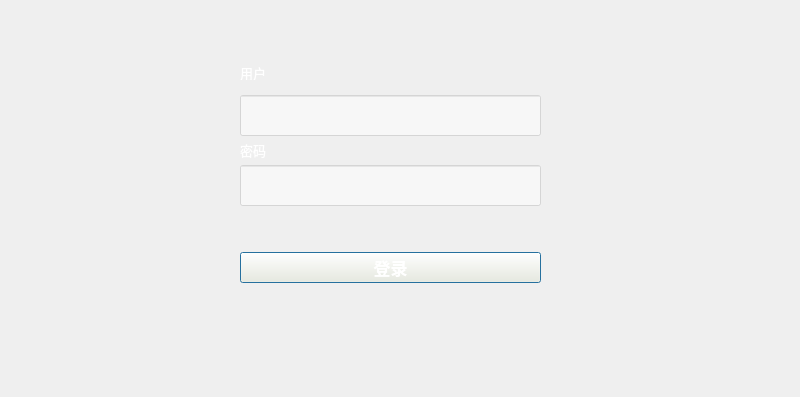
<?xml version="1.0" encoding="UTF-8"?>
<ui version="4.0">
 <class>Dialog</class>
 <widget class="QDialog" name="Dialog">
  <property name="geometry">
   <rect>
    <x>0</x>
    <y>0</y>
    <width>800</width>
    <height>397</height>
   </rect>
  </property>
  <property name="windowTitle">
   <string>Dialog</string>
  </property>
  <property name="styleSheet">
   <string notr="true">QWidget {
border-image:url(C:/Users/CZQ/Desktop/czq_dev/All/churuku_query/new/1-2.jpg);
}

#下面的防止背景干扰其他控件
QTextBrowser {
border-image:url();
}
QLineEdit {
border-image:url();
}
QComboBox {
border-image:url();
}
QLabel {
border-image:url();
}
QPushButton {
border-image:url();
}</string>
  </property>
  <widget class="QPushButton" name="pushButton">
   <property name="geometry">
    <rect>
     <x>240</x>
     <y>252</y>
     <width>301</width>
     <height>31</height>
    </rect>
   </property>
   <property name="font">
    <font>
     <family>微软雅黑</family>
     <pointsize>13</pointsize>
     <weight>75</weight>
     <italic>false</italic>
     <bold>true</bold>
    </font>
   </property>
   <property name="styleSheet">
    <string notr="true">background-color:rgba(255, 245, 221,160);
color:#ffffff;
</string>
   </property>
   <property name="text">
    <string>登录</string>
   </property>
  </widget>
  <widget class="QLineEdit" name="lineEdit_2">
   <property name="geometry">
    <rect>
     <x>240</x>
     <y>165</y>
     <width>301</width>
     <height>41</height>
    </rect>
   </property>
   <property name="styleSheet">
    <string notr="true">QLineEdit{
background-color:rgba(255,255,255,120);
color:#000000;

}</string>
   </property>
   <property name="text">
    <string/>
   </property>
  </widget>
  <widget class="QLineEdit" name="lineEdit_3">
   <property name="geometry">
    <rect>
     <x>240</x>
     <y>95</y>
     <width>301</width>
     <height>41</height>
    </rect>
   </property>
   <property name="styleSheet">
    <string notr="true">QLineEdit{
background-color:rgba(255,255,255,120);
color:#000000;

}</string>
   </property>
   <property name="text">
    <string/>
   </property>
  </widget>
  <widget class="QLabel" name="label">
   <property name="geometry">
    <rect>
     <x>240</x>
     <y>65</y>
     <width>72</width>
     <height>15</height>
    </rect>
   </property>
   <property name="palette">
    <palette>
     <active>
      <colorrole role="WindowText">
       <brush brushstyle="SolidPattern">
        <color alpha="255">
         <red>255</red>
         <green>255</green>
         <blue>255</blue>
        </color>
       </brush>
      </colorrole>
      <colorrole role="Text">
       <brush brushstyle="SolidPattern">
        <color alpha="255">
         <red>255</red>
         <green>255</green>
         <blue>255</blue>
        </color>
       </brush>
      </colorrole>
      <colorrole role="ButtonText">
       <brush brushstyle="SolidPattern">
        <color alpha="255">
         <red>255</red>
         <green>255</green>
         <blue>255</blue>
        </color>
       </brush>
      </colorrole>
      <colorrole role="PlaceholderText">
       <brush brushstyle="NoBrush">
        <color alpha="128">
         <red>255</red>
         <green>255</green>
         <blue>255</blue>
        </color>
       </brush>
      </colorrole>
     </active>
     <inactive>
      <colorrole role="WindowText">
       <brush brushstyle="SolidPattern">
        <color alpha="255">
         <red>255</red>
         <green>255</green>
         <blue>255</blue>
        </color>
       </brush>
      </colorrole>
      <colorrole role="Text">
       <brush brushstyle="SolidPattern">
        <color alpha="255">
         <red>255</red>
         <green>255</green>
         <blue>255</blue>
        </color>
       </brush>
      </colorrole>
      <colorrole role="ButtonText">
       <brush brushstyle="SolidPattern">
        <color alpha="255">
         <red>255</red>
         <green>255</green>
         <blue>255</blue>
        </color>
       </brush>
      </colorrole>
      <colorrole role="PlaceholderText">
       <brush brushstyle="NoBrush">
        <color alpha="128">
         <red>255</red>
         <green>255</green>
         <blue>255</blue>
        </color>
       </brush>
      </colorrole>
     </inactive>
     <disabled>
      <colorrole role="WindowText">
       <brush brushstyle="SolidPattern">
        <color alpha="255">
         <red>255</red>
         <green>255</green>
         <blue>255</blue>
        </color>
       </brush>
      </colorrole>
      <colorrole role="Text">
       <brush brushstyle="SolidPattern">
        <color alpha="255">
         <red>255</red>
         <green>255</green>
         <blue>255</blue>
        </color>
       </brush>
      </colorrole>
      <colorrole role="ButtonText">
       <brush brushstyle="SolidPattern">
        <color alpha="255">
         <red>255</red>
         <green>255</green>
         <blue>255</blue>
        </color>
       </brush>
      </colorrole>
      <colorrole role="PlaceholderText">
       <brush brushstyle="NoBrush">
        <color alpha="128">
         <red>255</red>
         <green>255</green>
         <blue>255</blue>
        </color>
       </brush>
      </colorrole>
     </disabled>
    </palette>
   </property>
   <property name="font">
    <font>
     <family>微软雅黑</family>
     <pointsize>10</pointsize>
    </font>
   </property>
   <property name="styleSheet">
    <string notr="true">QLabel{
color:#ffffff;
}</string>
   </property>
   <property name="text">
    <string>用户</string>
   </property>
  </widget>
  <widget class="QLabel" name="label_2">
   <property name="geometry">
    <rect>
     <x>240</x>
     <y>140</y>
     <width>72</width>
     <height>20</height>
    </rect>
   </property>
   <property name="font">
    <font>
     <family>微软雅黑</family>
     <pointsize>10</pointsize>
    </font>
   </property>
   <property name="styleSheet">
    <string notr="true">QLabel{
color:#ffffff;
}</string>
   </property>
   <property name="text">
    <string>密码</string>
   </property>
  </widget>
 </widget>
 <resources/>
 <connections/>
</ui>
